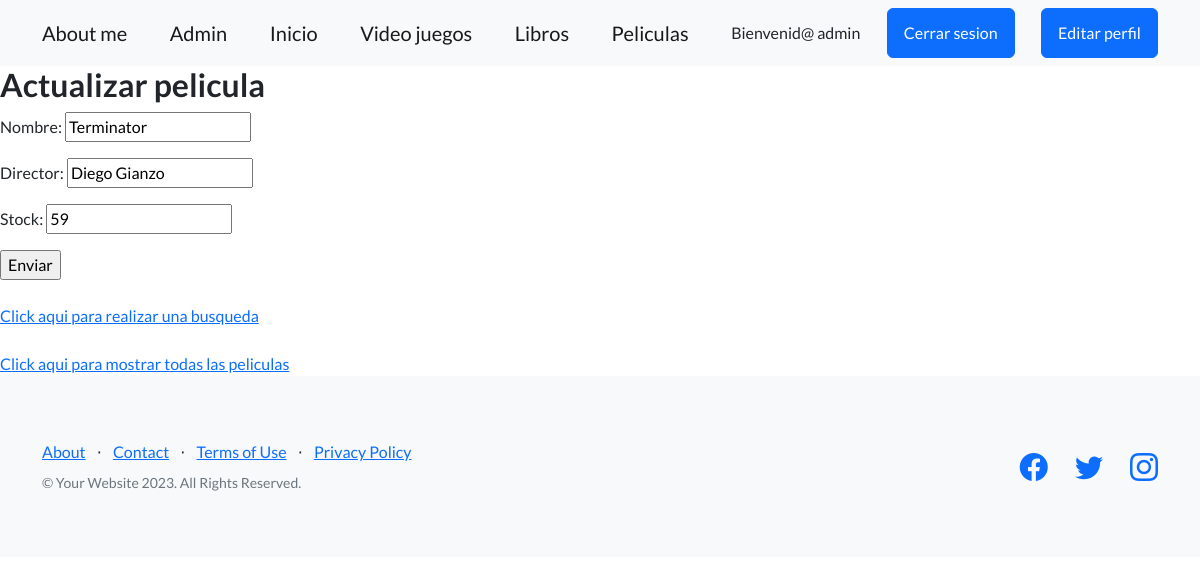
/peliculas/actualizar_peliculas/5 (signed in), run on the app's committed database.
### appfranco/models.py (models this page shows, shortened)
class Peliculas(models.Model):
    nombre = models.CharField(max_length=20)
    director = models.CharField(max_length=20)
    stock = models.IntegerField()

### appfranco/views.py (the view)
# urls.py: path('peliculas/actualizar_peliculas/<pk>', PeliculasUpdate.as_view(), name='actualizar_peliculas'),
class PeliculasUpdate(UpdateView):
    model = Peliculas
    fields = ['nombre', 'director', 'stock']
    template_name = 'updatePeliculas.html'
    success_url = '/peliculas/'
    @method_decorator(user_passes_test(es_admin))
    def dispatch(self, *args, **kwargs):
        return super(PeliculasUpdate, self).dispatch(*args, **kwargs)

### appfranco/views.py (called while the page is built)
def es_admin(user):
    return user.is_authenticated and user.is_superuser

### appfranco/templates/updatePeliculas.html (shortened to what this page needs)
{% extends 'padre.html' %}
{% load static %}
{% block contenidoQueCambia %}
    <h2>Actualizar pelicula</h2>
    <form method="post">
        {{form.as_p}}
        <input type="submit" value="Enviar">
    </form>
    <a href="{% url 'busqueda_peliculas' %}">Click aqui para realizar una busqueda</a>
    <a href="{% url 'leer_peliculas' %}">Click aqui para mostrar todas las peliculas</a>
{% endblock %}

### appfranco/templates/padre.html (shortened to what this page needs)
<!DOCTYPE html>
<html lang="en">
    <head>
        {% load static %}
        <link href="https://cdn.jsdelivr.net/npm/bootstrap-icons@1.5.0/font/bootstrap-icons.css" rel="stylesheet" type="text/css" />
        <link href="{% static 'css/styles.css' %}" rel="stylesheet" />
    </head>
    <body>
        <nav class="navbar navbar-light bg-light static-top">
            <div class="container">
                <a class="navbar-brand" href="{% url 'about_me' %}">About me</a>
                <a class="navbar-brand" href="{% url 'admin' %}">Admin</a>
                <a class="navbar-brand" href="{% url 'index' %}">Inicio</a>
                <a class="navbar-brand" href="{% url 'leer_video_juegos' %}">Video juegos</a>
                <a class="navbar-brand" href="{% url 'leer_libros' %}">Libros</a>
                <a class="navbar-brand" href="{% url 'leer_peliculas' %}">Peliculas</a>
                {% if request.user.is_authenticated %}
                    <span>Bienvenid@ {{user.username}}</span>
                    <form method="post" action="{% url 'logout' %}">
                        <button class="btn btn-primary" type="submit">Cerrar sesion</button>
                    </form>
                    <a class="btn btn-primary" href="{% url 'editar_perfil' %}">Editar perfil</a>
                {% else %}
                    <a class="btn btn-primary" href="{% url 'login' %}">Log in</a>
                    <a class="btn btn-primary" href="{% url 'registro' %}">Registrarse</a>
                {% endif %}
            </div>
        </nav>
        {% block contenidoQueCambia %}
        {% endblock %}
        <footer class="footer bg-light">
            <div class="container">
                <div class="row">
                    <div class="col-lg-6 h-100 text-center text-lg-start my-auto">
                        <ul class="list-inline mb-2">
                            <li class="list-inline-item"><a href="#!">About</a></li>
                            <li class="list-inline-item">⋅</li>
                            <li class="list-inline-item"><a href="#!">Contact</a></li>
                            <li class="list-inline-item">⋅</li>
                            <li class="list-inline-item"><a href="#!">Terms of Use</a></li>
                            <li class="list-inline-item">⋅</li>
                            <li class="list-inline-item"><a href="#!">Privacy Policy</a></li>
                        </ul>
                        <p class="text-muted small mb-4 mb-lg-0">&copy; Your Website 2023. All Rights Reserved.</p>
                    </div>
                    <div class="col-lg-6 h-100 text-center text-lg-end my-auto">
                        <ul class="list-inline mb-0">
                            <li class="list-inline-item me-4">
                                <a href="#!"><i class="bi-facebook fs-3"></i></a>
                            </li>
                            <li class="list-inline-item me-4">
                                <a href="#!"><i class="bi-twitter fs-3"></i></a>
                            </li>
                            <li class="list-inline-item">
                                <a href="#!"><i class="bi-instagram fs-3"></i></a>
                            </li>
                        </ul>
                    </div>
                </div>
            </div>
        </footer>
    </body>
</html>

### data on the page
Peliculas: nombre "Terminator", director "Diego Gianzo", stock "59"

### other printed values
{{ user.username }} "admin"
